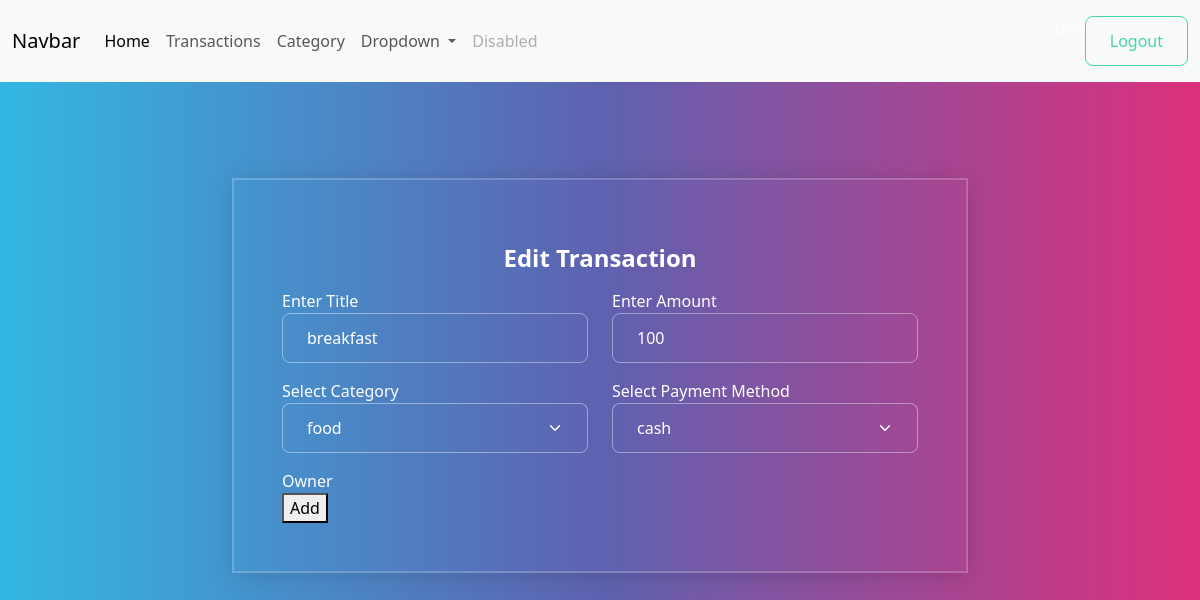
The app's page /transaction/1/change/ (signed in) with its own data.
### myapp/models.py (models this page shows, shortened)
class Transactions(models.Model):
    title=models.CharField(max_length=200)
    amount=models.PositiveIntegerField()
    category_object=models.ForeignKey(Category,on_delete=models.CASCADE)
    payment_options=(
        ("cash","cash"),
        ("upi","upi"),
        ("card","card")
    )
    payment_method=models.CharField(max_length=200,choices=payment_options,default="cash")
    created_date=models.DateTimeField(auto_now_add=True)
    owner=models.ForeignKey(User,on_delete=models.CASCADE)

### myapp/views.py (the view, shortened to what this page needs)
# urls.py: path('transaction/<int:pk>/change/',views.TransactionUpdateView.as_view(),name='transaction-edit'),
@method_decorator(signin_required,name="dispatch")
class TransactionUpdateView(View):
    def get(self,request,*args,**kwargs):
        id=kwargs.get("pk")
        trans_obj=Transactions.objects.get(id=id)
        form_instanace=TransactionsForm(instance=trans_obj)
        return render(request,'transaction_edit.html',{"form":form_instanace})

### myapp/forms.py
class TransactionsForm(forms.ModelForm):
    class Meta:
        model=Transactions
        fields=["title","amount","category_object","payment_method"]
        widgets={
            "title":forms.TextInput(attrs={"class":"form-control mb-2"}),
            "amount":forms.NumberInput(attrs={"class":"form-control mb-2"}),
            "category_object":forms.Select(attrs={"class":"form-control form-select mb-2"}),
            "payment_method":forms.Select(attrs={"class":"form-control form-select mb-2"}),
        }

### myapp/models.py (called while the page is built)
    def __str__(self):
       return self.name

### myapp/templates/transaction_edit.html (shortened to what this page needs)
{%extends 'base.html'%}
{%block main_block%}
<div class="container">
    <div class="row mt-5">
       <div class="col-2"></div>
       <div class="col-8">
        <form action="" method="post" class="border border-2 p-4 shadow">
            <h4 class="text-center my-2">Edit Transaction</h4>
            <div class="row">
                <div class="col-6">
                    <label for="">Enter Title</label>
                    {{form.title}}
                </div>
                <div class="col-6">
                    <label for="">Enter Amount</label>
                    {{form.amount}}
                </div>
            </div>
            <div class="row">
                <div class="col-6">
                    <label for="">Select Category</label>
                    {{form.category_object}}
                </div>
                <div class="col-6">
                    <label for=""> Select Payment Method</label>
                    {{form.payment_method}}
                </div>
            </div>
            <div class="row">
                <div class="col-12">
                    <label for="">Owner</label>
                </div>
            </div>
            <button type="submit">Add</button>
        </form>
       </div>
       <div class="col-2"></div>
    </div>
</div>
{%endblock%}

### records on screen
Transactions: title "breakfast", amount "100", category_object "food", payment_method "cash"
